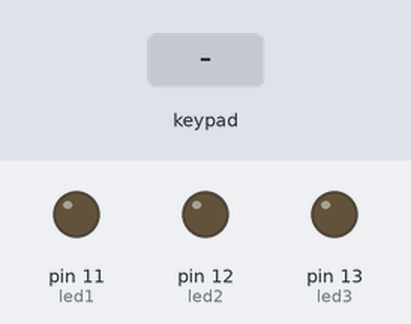
Bench run of a sketch on a simulated Arduino Uno, built with avr-gcc and run on an emulated ATmega328P. On the bench: output pins drawn as LEDs (lit = HIGH). The inputs (shaded band) are chosen by the test bench. What the sketch prints to the serial monitor is not drawn.

Above: at 1.2 s.
1.3 s: key '1' pressed
At 2.0 s:
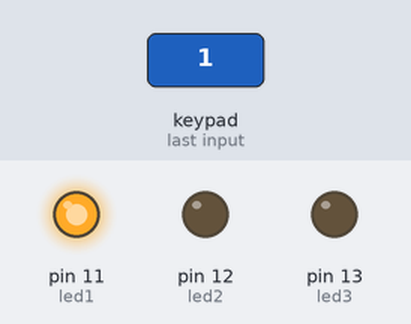
2.8 s: keypad keys 5 4 3 2 # pressed 0.4 s apart
At 4.9 s:
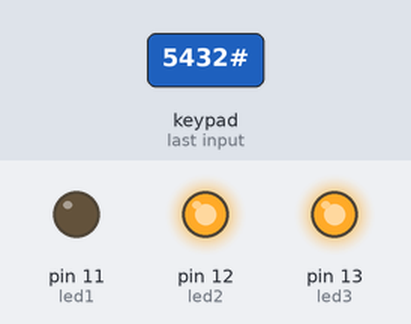
6.3 s: keypad keys 9 8 7 6 * pressed 0.4 s apart
At 7.8 s:
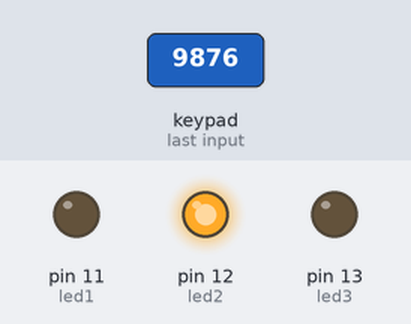
9.8 s: keypad keys 1 3 9 7 A pressed 0.4 s apart
At 11.1 s:
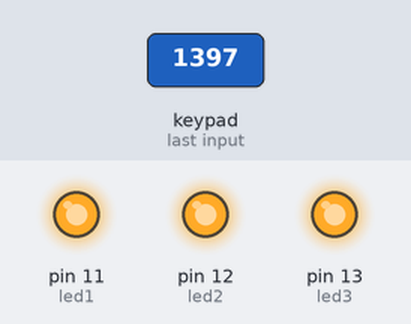
13.3 s: keypad keys 5 4 3 2 D pressed 0.4 s apart
At 14.3 s:
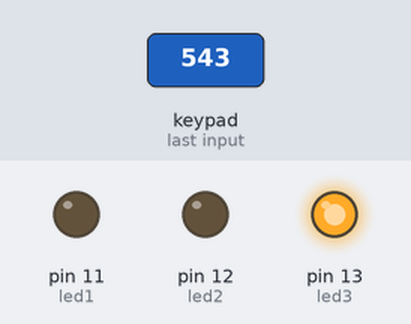
Timing chart, 0 to 16.3 s (numbered marks = the images above; inputs shaded):
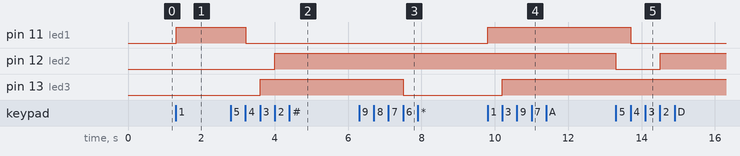

The sketch:

LED_with_keypad.ino
```cpp
#include <Keypad.h>
const int led1 = 11;
const int led2 = 12;
const int led3 = 13;
const byte ROWS = 4;     //four rows
const byte COLS = 4;      //four columns
char hexaKeys[ROWS][COLS] =
{
  {'1','2','3','A'},
  {'4','5','6','B'},
  {'7','8','9','C'},
  {'*','0','#','D'}
};
byte rowPins[ROWS] = {9, 8, 7, 6}; //connect to the Rows of the keypad pin 8, 7, 6, 5 respectively
byte colPins[COLS] = {5, 4, 3, 2}; //connect to the Columns of the keypad pin 4, 3, 2, 1 respectively
Keypad customKeypad = Keypad( makeKeymap(hexaKeys), rowPins, colPins, ROWS, COLS);
void setup()
{
     pinMode(led1,OUTPUT);
     pinMode(led2,OUTPUT);
     pinMode(led3,OUTPUT);
     Serial.begin(9600);
}
void loop()
{
  char customKey = customKeypad.getKey();
    if (customKey)
    {
     Serial.print(customKey); // Send the pressed key value to the arduino serial monitor
    if(customKey == '1')
    {
      digitalWrite(led1,HIGH);

      }
       if(customKey == '2')
    {
      digitalWrite(led2,HIGH);

      }
       if(customKey == '3')
    {
      digitalWrite(led3,HIGH);

      }
       if(customKey == '4')
    {
      digitalWrite(led1,LOW);

      }
       if(customKey == '5')
    {
      digitalWrite(led2,LOW);

      }
      if(customKey == '6')
    {
      digitalWrite(led3,LOW);

      }

    }
}
```

Measured:
- after the input at 1.3 s, pin 11 (led1): LOW → HIGH at once
- after the input at 2.8 s, pin 11 (led1): HIGH → LOW after 0.40 s; pin 12 (led2): LOW → HIGH after 1.2 s; pin 13 (led3): LOW → HIGH after 0.81 s
- after the input at 6.3 s, pin 13 (led3): HIGH → LOW after 1.2 s
- after the input at 9.8 s, pin 11 (led1): LOW → HIGH at once; pin 13 (led3): LOW → HIGH after 0.41 s
- after the input at 13.3 s, pin 11 (led1): HIGH → LOW after 0.40 s; pin 12 (led2): HIGH → LOW at once, → HIGH 1.2 s later
